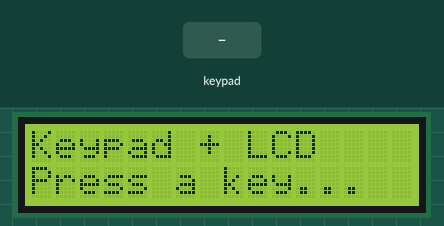
This sketch was run on a simulated ESP32. On the bench: 16×2 character LCD. The inputs (shaded band) are chosen by the test bench.

Above: at 1.2 s.
1.3 s: keypad keys 1 3 1 2 1 4 2 7 # pressed 0.4 s apart
At 5.0 s:
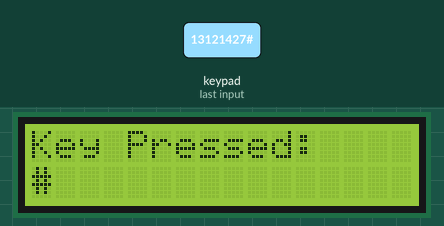
6.4 s: key 'A' pressed
At 7.5 s:
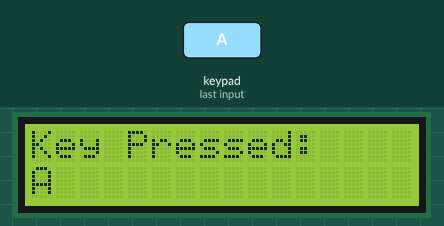
7.9 s: key 'B' pressed
At 8.8 s:
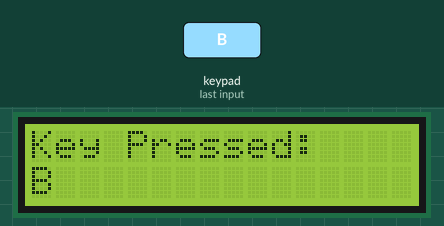
9.4 s: keypad keys 1 3 1 2 1 4 2 7 * pressed 0.4 s apart
At 13.6 s:
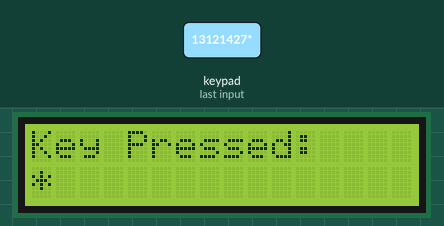
14.5 s: key 'C' pressed
At 15.0 s:
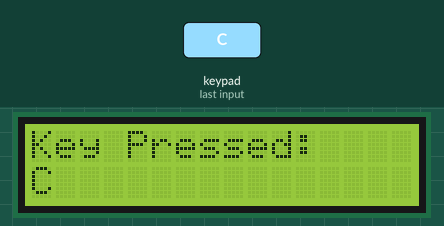
16.0 s: keypad keys 1 3 1 2 1 4 2 7 D pressed 0.4 s apart
At 16.21 s:
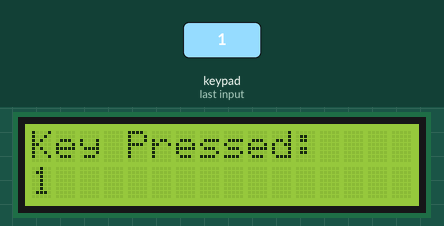
Timing chart, 0 to 19.0 s (numbered marks = the images above; inputs shaded):
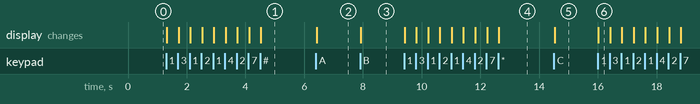

The sketch:

keypad_with_I2c_lcd.ino
```cpp
#include <Wire.h>
#include <LiquidCrystal_I2C.h>
#include <Keypad.h>

// LCD setup
#define LCD_ADDR 0x27  // Change to 0x3F if your module uses that
#define LCD_COLS 16
#define LCD_ROWS 2
LiquidCrystal_I2C lcd(LCD_ADDR, LCD_COLS, LCD_ROWS);

// Keypad setup (4x4)
const byte ROWS = 4;
const byte COLS = 4;

char keys[ROWS][COLS] = {
  {'1','2','3','A'},
  {'4','5','6','B'},
  {'7','8','9','C'},
  {'*','0','#','D'}
};

// ESP32 pins connected to keypad rows and columns
byte rowPins[ROWS] = {13, 12, 14, 27};
byte colPins[COLS] = {32, 33, 26, 25};

Keypad keypad = Keypad(makeKeymap(keys), rowPins, colPins, ROWS, COLS);

void setup() {
  Wire.begin(21, 22);   // SDA=21, SCL=22 for ESP32
  lcd.init();           // Initialize LCD
  lcd.backlight();      // Turn on backlight

  lcd.setCursor(0, 0);
  lcd.print("Keypad + LCD");
  lcd.setCursor(0, 1);
  lcd.print("Press a key...");
}

void loop() {
  char key = keypad.getKey();  // Read key press

  if (key) {  // If a key is pressed
    lcd.clear();
    lcd.setCursor(0, 0);
    lcd.print("Key Pressed:");
    lcd.setCursor(0, 1);
    lcd.print(key);
  }
}
```

Measured:
- after the input at 1.3 s, the display: first changes at once (image 1 shows a later state)
- after the input at 6.4 s, the display: changes at once (image 2)
- after the input at 7.9 s, the display: changes at once (image 3)
- after the input at 9.4 s, the display: first changes at once (image 4 shows a later state)
- after the input at 14.5 s, the display: changes at once (image 5)
- after the input at 16.0 s, the display: changes at once (image 6)
